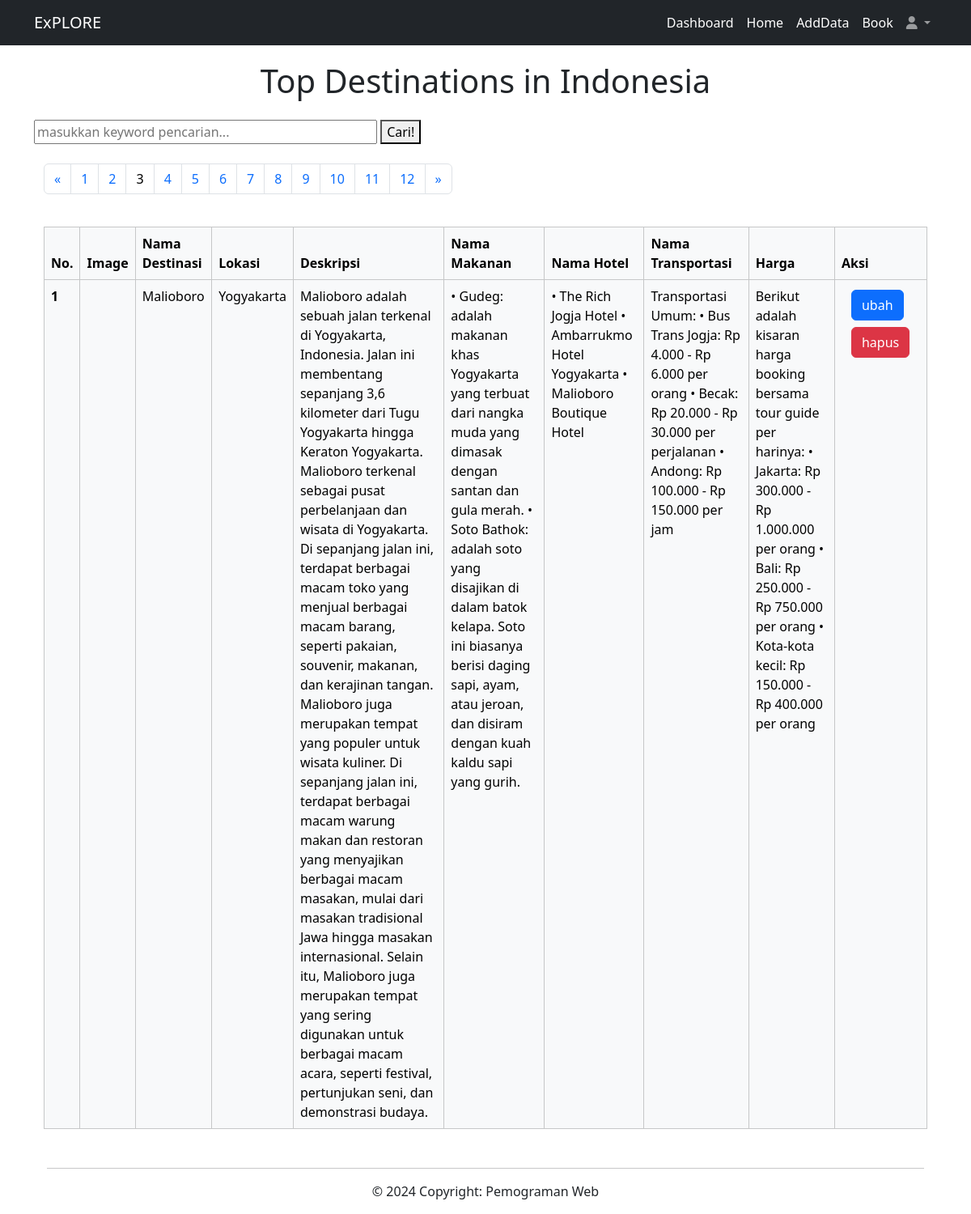
Screenshot of /halaman_admin/index.php?halaman=3 (signed in) with the database file from the repository.
### tables this page shows
CREATE TABLE `tabel_destinasi` (
  `id` int NOT NULL,
  `nama_destinasi` varchar(255) NOT NULL,
  `deskripsi` text NOT NULL,
  `lokasi` varchar(255) NOT NULL,
  `image` varchar(255) NOT NULL,
  `nama_makanan` text NOT NULL,
  `nama_hotel` text NOT NULL,
  `nama_transportasi` text NOT NULL,
  `harga` varchar(255) NOT NULL,
  `user_iduser` int NOT NULL
);

### fungsi/functions.php (called while the page is built, shortened)
<?php
$conn = mysqli_connect("localhost", "root", "", "pw2024_tubes_233040103");
function query($query) {
    global $conn;
    $result = mysqli_query($conn, $query);
    $rows = [];
    while( $row = mysqli_fetch_assoc($result) ) {
        $rows[] = $row;
    }
    return $rows;
}
?>

### halaman_admin/index.php (the view, shortened to what this page needs)
<?php
require '../halaman_admin/navbar_admin.php';
require '../fungsi/functions.php';
$jumlahDataPerHalaman = 1;
$jumlahData = count(query("SELECT * FROM tabel_destinasi"));
$jumlahHalaman = ceil($jumlahData / $jumlahDataPerHalaman);
$halamanAktif = ( isset($_GET["halaman"]) ) ? $_GET["halaman"] : 1;
$awalData = ( $jumlahDataPerHalaman * $halamanAktif) - $jumlahDataPerHalaman;
$destinasi = query("SELECT * FROM tabel_destinasi LIMIT $awalData, $jumlahDataPerHalaman");
?>
<!DOCTYPE html>
<html lang="en">
<head>
    <link href="https://cdn.jsdelivr.net/npm/bootstrap@5.3.3/dist/css/bootstrap.min.css" rel="stylesheet">
    <link rel="stylesheet" href="../css/style_admin.css">
</head>
<body>
    <h1 class="text-center py-3">Top Destinations in Indonesia</h1>
    <div class="container">
        <form action="" method="post">
            <input type="text" name="keyword" size="40" autofocus placeholder="masukkan keyword pencarian..." autocomplete="off" id="keyword">
            <button type="submit" name="cari" id="tombol-cari"> Cari! </button>
        </form>
        <br>
        <div id="container">
    <div class="container">
    <nav aria-label="Page navigation example">
                <ul class="pagination">
                    <li class="page-item">
                        <?php if ($halamanAktif > 1) : ?>
                            <a href="?halaman=<?= $halamanAktif - 1 ?> " class="page-link"><span aria-hidden="true">&laquo;</span></a>
                        <?php endif ?>
                    </li>
                    <li class="page-item d-flex"><?php for ($i = 1; $i <= $jumlahHalaman; $i++) : ?>
                            <?php if ($i == $halamanAktif) : ?>
                                <a href="?halaman=<?= $i; ?>" class="page-link" style="baground-color: blue; color: black;"><?= $i; ?></a>
                            <?php else : ?>
                                <a href="?halaman=<?= $i; ?>" class="page-link"><?= $i; ?></a>
                            <?php endif; ?>
                        <?php endfor; ?>
                    </li>
                    <li class="page-item">
                        <?php if ($halamanAktif < $jumlahHalaman) : ?>
                            <a href="?halaman=<?= $halamanAktif + 1 ?>" class="page-link"><span aria-hidden="true">&raquo;</span></a>
                        <?php endif ?>
                    </li>
                </ul>
            </nav>
    </div>
    <br>
    <div class=container col-8 mt-1>
    <table class="table table-bordered table-light ">
  <thead>
    <tr class="vertical-align: top">
      <th class="vertical-align" top scope="col">No.</th>
      <th scope="col">Image</th>
      <th scope="col">Nama Destinasi</th>
      <th scope="col">Lokasi</th>
      <th scope="col">Deskripsi</th>
      <th scope="col">Nama Makanan</th>
      <th scope="col">Nama Hotel</th>
      <th scope="col">Nama Transportasi</th>
      <th scope="col">Harga</th>
      <th scope="col">Aksi</th>
    </tr>
  </thead>
    <?php $i =1; ?>
    <?php foreach( $destinasi as $row) : ?>
  <tbody>
    <tr>
      <th scope="row"><?= $i; ?></th>
      <td><img src="../images/<?= $row["image"]; ?>" width="150" alt=""></td>
      <td><?= $row["nama_destinasi"]; ?></td>
      <td><?= $row["lokasi"]; ?></td>
      <td><?= $row["deskripsi"]; ?></td>
      <td><?= $row["nama_makanan"]; ?></td>
      <td><?= $row["nama_hotel"]; ?></td>
      <td><?= $row["nama_transportasi"]; ?></td>
      <td><?= $row["harga"]; ?></td>
      <td>
        <div class="container mt-1">
        <a class="btn btn-primary" style="text-decoration:none" href="../crud/ubah.php?id=<?= $row["id"]; ?>">ubah</a>
        <a class="btn btn-danger mt-2" href="../crud/hapus.php?id=<?= $row["id"]; ?>" onclick="return confirm('yakin?');"> hapus</a>
        </div>
      </td>
    </tr>
    <?php $i++; ?>
    <?php endforeach; ?>
  </tbody>
</table>
</div>
<?php
require '../halaman_admin/footer_admin.php';
?>
</body>
</html>

### css/style_admin.css (style rules this page uses)
body { padding-top: 60px; }

### rows the page displays
tabel_destinasi: nama_destinasi "Malioboro", lokasi "Yogyakarta", deskripsi "Malioboro adalah sebuah jalan terkenal di Yogyakarta, Indonesia. Jalan ini membentang sepanjang 3,6 kilometer dari Tugu Yogyakarta hingga Keraton Yogyakarta. Malioboro terkenal sebagai pusat perbelanjaan dan wisata di Yogyakarta. Di sepanjang jalan ini, terdapat berbagai macam toko yang menjual berbagai macam barang, seperti pakaian, souvenir, makanan, dan kerajinan tangan. Malioboro juga merupakan tempat yang populer untuk wisata kuliner. Di sepanjang jalan ini, terdapat berbagai macam warung makan dan restoran yang menyajikan berbagai macam masakan, mulai dari masakan tradisional Jawa hingga masakan internasional. Selain itu, Malioboro juga merupakan tempat yang sering digunakan untuk…", nama_makanan "• Gudeg: adalah makanan khas Yogyakarta yang terbuat dari nangka muda yang dimasak dengan santan dan gula merah. • Soto Bathok: adalah soto yang disajikan di dalam batok kelapa. Soto ini biasanya berisi daging sapi, ayam, atau jeroan, dan disiram dengan kuah kaldu sapi yang gurih.", nama_hotel "• The Rich Jogja Hotel • Ambarrukmo Hotel Yogyakarta • Malioboro Boutique Hotel", nama_transportasi "Transportasi Umum: • Bus Trans Jogja: Rp 4.000 - Rp 6.000 per orang • Becak: Rp 20.000 - Rp 30.000 per perjalanan • Andong: Rp 100.000 - Rp 150.000 per jam", harga "Berikut adalah kisaran harga booking bersama tour guide per harinya: • Jakarta: Rp 300.000 - Rp 1.000.000 per orang • Bali: Rp 250.000 - Rp 750.000 per orang • Kota-kota kecil: Rp 150.000 - Rp 400.000 per orang"
